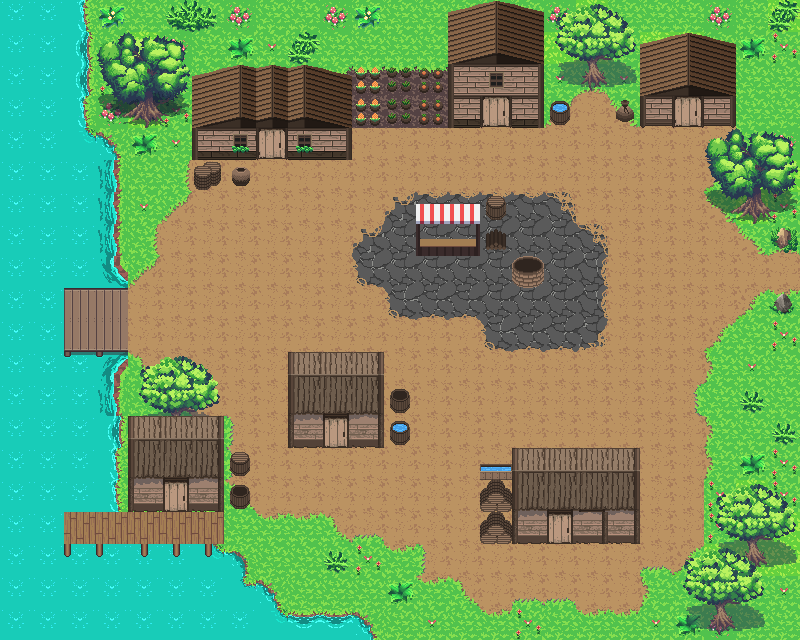

A 2D game scene composited from a Tiled map and its tileset images. What follows is a short description and the map's XML, with each tile layer's data collapsed to a summary:
An orthogonal 25x20 tile map with 32x32 px tiles, 3 tile layers (Ground, Calque 2, Calque 3), 3 tilesets and 33 objects (29x obstacle, gate, npc3, npc15, npc39).

<map version="1.2" tiledversion="1.2.5" orientation="orthogonal" renderorder="right-down" width="25" height="20" tilewidth="32" tileheight="32" infinite="0" nextlayerid="6" nextobjectid="59">
 <tileset firstgid="1" source="assetsPack/spring_tileset.tsx" />
 <tileset firstgid="841" source="assetsPack/town_tileset.tsx" />
 <tileset firstgid="1691" source="assetsPack/interior_tileset.tsx" />
 <layer id="1" name="Ground" width="25" height="20">
  <data>[500 cells, 500 non-empty, 32 distinct tile ids]</data>
 </layer>
 <layer id="3" name="Calque 2" width="25" height="20">
  <data>[500 cells, 179 non-empty, 71 distinct tile ids]</data>
 </layer>
 <layer id="4" name="Calque 3" width="25" height="20">
  <data>[500 cells, 60 non-empty, 37 distinct tile ids]</data>
 </layer>
 <objectgroup id="5" name="Calque d'objets 1">
  <object id="1" type="obstacle" x="96" y="128" width="32" height="128" />
  <object id="2" type="obstacle" x="224" y="448" width="32" height="64" />
  <object id="3" type="obstacle" x="32" y="288" width="32" height="64" />
  <object id="4" type="obstacle" x="64" y="256" width="64" height="32" />
  <object id="5" type="obstacle" x="64" y="352" width="64" height="32" />
  <object id="7" type="obstacle" x="32" y="512" width="32" height="32" />
  <object id="8" type="obstacle" x="64" y="544" width="192" height="32" />
  <object id="10" type="obstacle" x="256" y="576" width="32" height="32" />
  <object id="11" type="obstacle" x="288" y="608" width="96" height="32" />
  <object id="12" type="obstacle" x="96" y="96" width="96" height="32" />
  <object id="13" type="obstacle" x="192" y="128" width="64" height="64" />
  <object id="14" type="obstacle" x="256" y="96" width="96" height="64" />
  <object id="15" type="obstacle" x="352" y="96" width="224" height="32" />
  <object id="17" type="obstacle" x="576" y="64" width="32" height="32" />
  <object id="18" type="obstacle" x="608" y="96" width="96" height="32" />
  <object id="19" type="obstacle" x="704" y="96" width="32" height="96" />
  <object id="20" type="obstacle" x="736" y="192" width="32" height="32" />
  <object id="21" type="obstacle" x="768" y="224" width="32" height="32" />
  <object id="22" type="obstacle" x="768" y="288" width="32" height="32" />
  <object id="23" type="obstacle" x="704" y="480" width="96" height="64" />
  <object id="24" type="obstacle" x="672" y="544" width="32" height="64" />
  <object id="25" type="obstacle" x="704" y="608" width="32" height="32" />
  <object id="26" type="obstacle" x="480" y="448" width="160" height="96" />
  <object id="29" type="obstacle" x="288" y="352" width="96" height="96" />
  <object id="32" type="obstacle" x="384" y="384" width="32" height="64" />
  <object id="33" type="obstacle" x="128" y="352" width="96" height="160" />
  <object id="35" type="obstacle" x="512" y="256" width="32" height="32" />
  <object id="36" type="obstacle" x="416" y="192" width="96" height="64" />
  <object id="44" name="map0" type="gate" x="768" y="256" width="32" height="32">
   <properties>
    <property name="dx" type="int" value="1" />
    <property name="dy" type="int" value="0" />
   </properties>
  </object>
  <object id="45" type="obstacle" x="64" y="480" width="64" height="32" />
  <object id="47" name="mCnpc1" type="npc3" x="64" y="512" width="32" height="32">
   <properties>
    <property name="look_to" value="q" />
   </properties>
  </object>
  <object id="49" name="mCnpc3" type="npc15" x="512" y="192" width="32" height="32">
   <properties>
    <property name="look_to" value="q" />
   </properties>
  </object>
  <object id="58" name="mCnpc2" type="npc39" x="64" y="288" width="32" height="32">
   <properties>
    <property name="look_to" value="q" />
   </properties>
  </object>
 </objectgroup>
</map>
